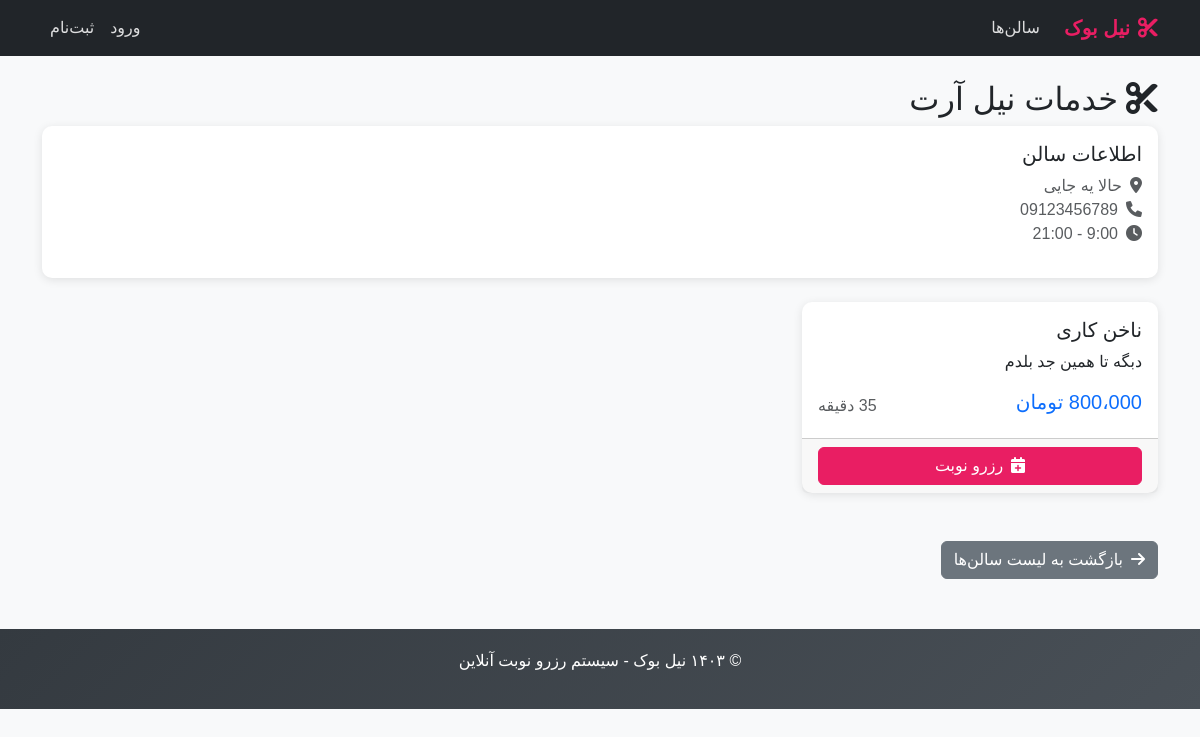
/services/1/public/, run on the app's committed database.
### salons/models.py (models this page shows, shortened)
class Salon(models.Model):
    DAYS_CHOICES = [
        ('saturday', 'شنبه'),
        ('sunday', 'یکشنبه'),
        ('monday', 'دوشنبه'),
        ('tuesday', 'سه‌شنبه'),
        ('wednesday', 'چهارشنبه'),
        ('thursday', 'پنج‌شنبه'),
        ('friday', 'جمعه'),
    ]
    name = models.CharField(max_length=200, verbose_name='نام سالن')
    owner = models.ForeignKey(
        User,
        on_delete=models.CASCADE,
        related_name='owned_salons',
        limit_choices_to={'role': 'salon_owner'}
    )
    phone = models.CharField(max_length=15, verbose_name='تلفن')
    address = models.TextField(verbose_name='آدرس')
    opening_time = models.TimeField(default='09:00', verbose_name='ساعت شروع')
    closing_time = models.TimeField(default='21:00', verbose_name='ساعت پایان')
    closed_days = models.CharField(
        max_length=100,
        blank=True,
        help_text='روزهای تعطیل را با کاما جدا کنید (مثال: friday,saturday)',
        verbose_name='روزهای تعطیل'
    )
    is_active = models.BooleanField(default=True, verbose_name='فعال')
    created_at = models.DateTimeField(auto_now_add=True)
    class Meta:
        verbose_name = 'سالن'
        verbose_name_plural = 'سالن‌ها'

### services/models.py (models this page shows, shortened)
class Service(models.Model):
    salon = models.ForeignKey('salons.Salon', on_delete=models.CASCADE, related_name='services')
    name = models.CharField(max_length=200, verbose_name='نام خدمت')
    description = models.TextField(blank=True, verbose_name='توضیحات')
    price = models.PositiveIntegerField(
        verbose_name='قیمت (تومان)',
        validators=[MinValueValidator(1000, message='قیمت باید حداقل 1000 تومان باشد')]
    )
    duration = models.PositiveIntegerField(
        verbose_name='مدت زمان (دقیقه)',
        validators=[MinValueValidator(15, message='مدت زمان باید حداقل 15 دقیقه باشد')]
    )
    is_active = models.BooleanField(default=True, verbose_name='فعال')
    created_at = models.DateTimeField(auto_now_add=True)
    class Meta:
        verbose_name = 'خدمت'
        verbose_name_plural = 'خدمات'
        ordering = ['name']

### services/views.py (the view)
# urls.py: path('<int:salon_id>/public/', views.public_services, name='public_list'),
def public_services(request, salon_id):
    salon = get_object_or_404(Salon, id=salon_id, is_active=True)
    services = salon.services.filter(is_active=True).order_by('name')
    context = {
        'salon': salon,
        'services': services
    }
    return render(request, 'services/public_list.html', context)

### accounts/templatetags/persian_filters.py (called while the page is built)
@register.filter
def format_price(value):
    if not value:
        return "0"
    try:
        price = int(float(value))
        return f"{price:,}".replace(',', '،')
    except (ValueError, TypeError):
        return value

### templates/services/public_list.html (shortened to what this page needs)
{% extends 'base.html' %}
{% load persian_filters %}
{% block content %}
<div class="row">
    <div class="col-12">
        <h2><i class="fas fa-cut me-2"></i>خدمات {{ salon.name }}</h2>
        <div class="card mb-4">
            <div class="card-body">
                <h5>اطلاعات سالن</h5>
                <p class="text-muted">
                    <i class="fas fa-map-marker-alt me-2"></i>{{ salon.address }}<br>
                    <i class="fas fa-phone me-2"></i>{{ salon.phone }}<br>
                    <i class="fas fa-clock me-2"></i>{{ salon.opening_time }} - {{ salon.closing_time }}
                </p>
            </div>
        </div>
        <div class="row">
            {% for service in services %}
                <div class="col-md-6 col-lg-4 mb-4">
                    <div class="card h-100">
                        <div class="card-body">
                            <h5 class="card-title">{{ service.name }}</h5>
                            {% if service.description %}
                                <p class="card-text">{{ service.description }}</p>
                            {% endif %}
                            <div class="d-flex justify-content-between align-items-center">
                                <span class="h5 text-primary">{{ service.price|format_price }} تومان</span>
                                <span class="text-muted">{{ service.duration }} دقیقه</span>
                            </div>
                        </div>
                        <div class="card-footer">
                            <a href="{% url 'appointments:book' salon.id %}?service={{ service.id }}" class="btn btn-primary w-100">
                                <i class="fas fa-calendar-plus me-2"></i>رزرو نوبت
                            </a>
                        </div>
                    </div>
                </div>
            {% empty %}
                <div class="col-12">
                    <div class="alert alert-info text-center">
                        <i class="fas fa-info-circle me-2"></i>این سالن هنوز خدمتی تعریف نکرده است.
                    </div>
                </div>
            {% endfor %}
        </div>
        <div class="mt-4">
            <a href="{% url 'appointments:salon_list' %}" class="btn btn-secondary">
                <i class="fas fa-arrow-right me-2"></i>بازگشت به لیست سالن‌ها
            </a>
        </div>
    </div>
</div>
{% endblock %}

### static/css/style.css (style rules this page uses)
:root { --primary-color: #e91e63; --primary-dark: #c2185b; --secondary-color: #f8f9fa; --success-color: #28a745; --warning-color: #ffc107; --danger-color: #dc3545; --info-color: #17a2b8; --dark-color: #343a40; --light-color: #f8f9fa; }
body { font-family: 'Vazirmatn', 'Tahoma', sans-serif; background-color: var(--secondary-color); line-height: 1.6; }
.btn-primary { background-color: var(--primary-color); border-color: var(--primary-color); font-weight: 500; transition: all 0.3s ease; }
.card { box-shadow: 0 4px 15px rgba(0,0,0,0.1); border: none; border-radius: 15px; transition: transform 0.3s ease, box-shadow 0.3s ease; }

### templates/base.html (style rules this page uses)
body { font-family: 'Vazir', 'Tahoma', sans-serif; background-color: #f8f9fa; }
.btn-primary { background-color: #e91e63; border-color: #e91e63; }
.card { box-shadow: 0 2px 10px rgba(0,0,0,0.1); border: none; border-radius: 10px; }

### data on the page
Salon: name "نیل آرت", address "حالا یه جایی", phone "09123456789", closing_time "21:00"
Service: name "ناخن کاری", description "دبگه تا همین جد بلدم"
